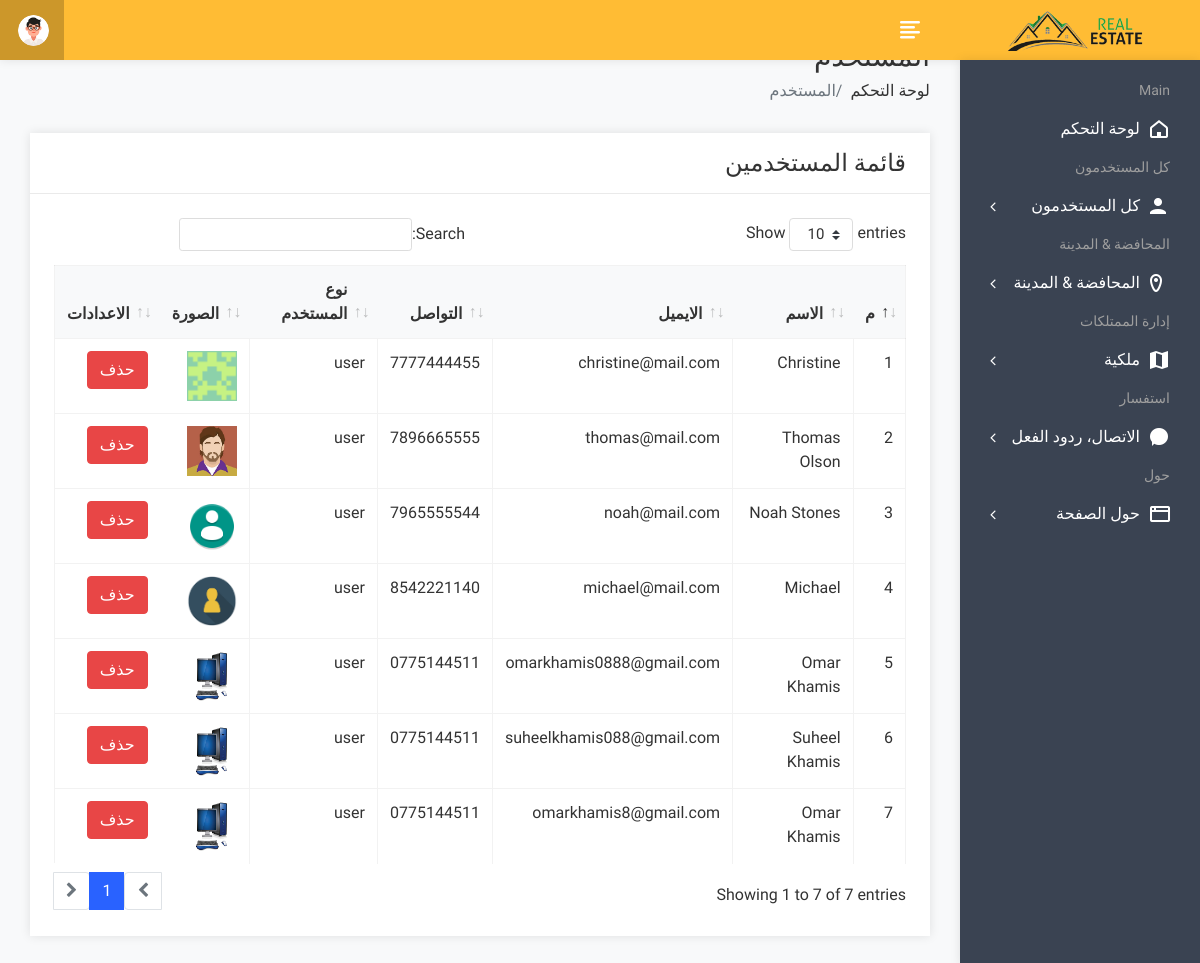
The page /admin/userlist.php (signed in) on the database its author committed.
### tables this page shows
CREATE TABLE `user` (
  `uid` int(50) NOT NULL,
  `uname` varchar(100) NOT NULL,
  `uemail` varchar(100) NOT NULL,
  `uphone` varchar(20) NOT NULL,
  `upass` varchar(50) NOT NULL,
  `utype` varchar(50) NOT NULL,
  `uimage` varchar(300) NOT NULL,
  `allowed_number` int(11) DEFAULT NULL
);

### admin/userlist.php (the view, shortened to what this page needs)
<!DOCTYPE html>
<html lang="en">
<head>
        <link rel="stylesheet" href="assets/css/bootstrap.min.css">
        <link rel="stylesheet" href="assets/css/font-awesome.min.css">
        <link rel="stylesheet" href="assets/css/feathericon.min.css">
		<link rel="stylesheet" href="assets/plugins/datatables/dataTables.bootstrap4.min.css">
		<link rel="stylesheet" href="assets/plugins/datatables/responsive.bootstrap4.min.css">
		<link rel="stylesheet" href="assets/plugins/datatables/select.bootstrap4.min.css">
		<link rel="stylesheet" href="assets/plugins/datatables/buttons.bootstrap4.min.css">
        <link rel="stylesheet" href="assets/css/style.css">
    </head>
    <body>
				<?php include("header.php"); ?>
            <div class="page-wrapper">
                <div class="content container-fluid">
					<div class="page-header">
						<div class="row">
							<div class="col">
								<h3 class="page-title">المستخدم</h3>
								<ul class="breadcrumb">
									<li class="breadcrumb-item"><a href="dashboard.php">لوحة التحكم</a></li>
									<li class="breadcrumb-item active">المستخدم</li>
								</ul>
							</div>
						</div>
					</div>
					<div class="row">
						<div class="col-sm-12">
							<div class="card">
								<div class="card-header">
									<h4 class="card-title">قائمة المستخدمين</h4>
								</div>
								<div class="card-body">
									<table id="basic-datatable" class="table table-bordered table-hover">
                                            <thead>
                                                <tr>
                                                    <th>م</th>
                                                    <th>الاسم</th>
                                                    <th>الايميل</th>
                                                    <th>التواصل</th>
                                                    <th>نوع المستخدم</th>
													<th>الصورة</th>
                                                    <th>الاعدادات</th>
                                                </tr>
                                            </thead>
                                            <tbody>
											<?php
												$query=mysqli_query($con,"select * from user where utype='user'");
												$cnt=1;
												while($row=mysqli_fetch_row($query))
													{
											?>
                                                <tr>
                                                    <td><?php echo $cnt; ?></td>
                                                    <td><?php echo $row['1']; ?></td>
                                                    <td><?php echo $row['2']; ?></td>
                                                    <td><?php echo $row['3']; ?></td>
                                                    <td><?php echo $row['5']; ?></td>
													<td><img src="user/<?php echo $row['6']; ?>" height="50px" width="50px"></td>
                                                    <td><a href="userdelete.php?id=<?php echo $row['0']; ?>"><button class="btn btn-danger">حذف</button></a></td>
                                                </tr>
                                                <?php
												$cnt=$cnt+1;
												}
												?>
                                            </tbody>
                                        </table>
								</div>
							</div>
						</div>
					</div>
				</div>
			</div>
    </body>
</html>

### rows shown on the page
user: uname "Christine", uemail "christine@mail.com", uphone "7777444455", utype "user", uimage (picture)
user: uname "Thomas Olson", uemail "thomas@mail.com", uphone "7896665555", utype "user", uimage (picture)
user: uname "Noah Stones", uemail "noah@mail.com", uphone "7965555544", utype "user", uimage (picture)
user: uname "Michael", uemail "michael@mail.com", uphone "8542221140", utype "user", uimage (picture)
user: uname "Omar Khamis", uemail "omarkhamis0888@gmail.com", uphone "0775144511", utype "user", uimage (picture)
user: uname "Suheel Khamis", uemail "suheelkhamis088@gmail.com", uphone "0775144511", utype "user", uimage (picture)
user: uname "Omar Khamis", uemail "omarkhamis8@gmail.com", uphone "0775144511", utype "user", uimage (picture)
